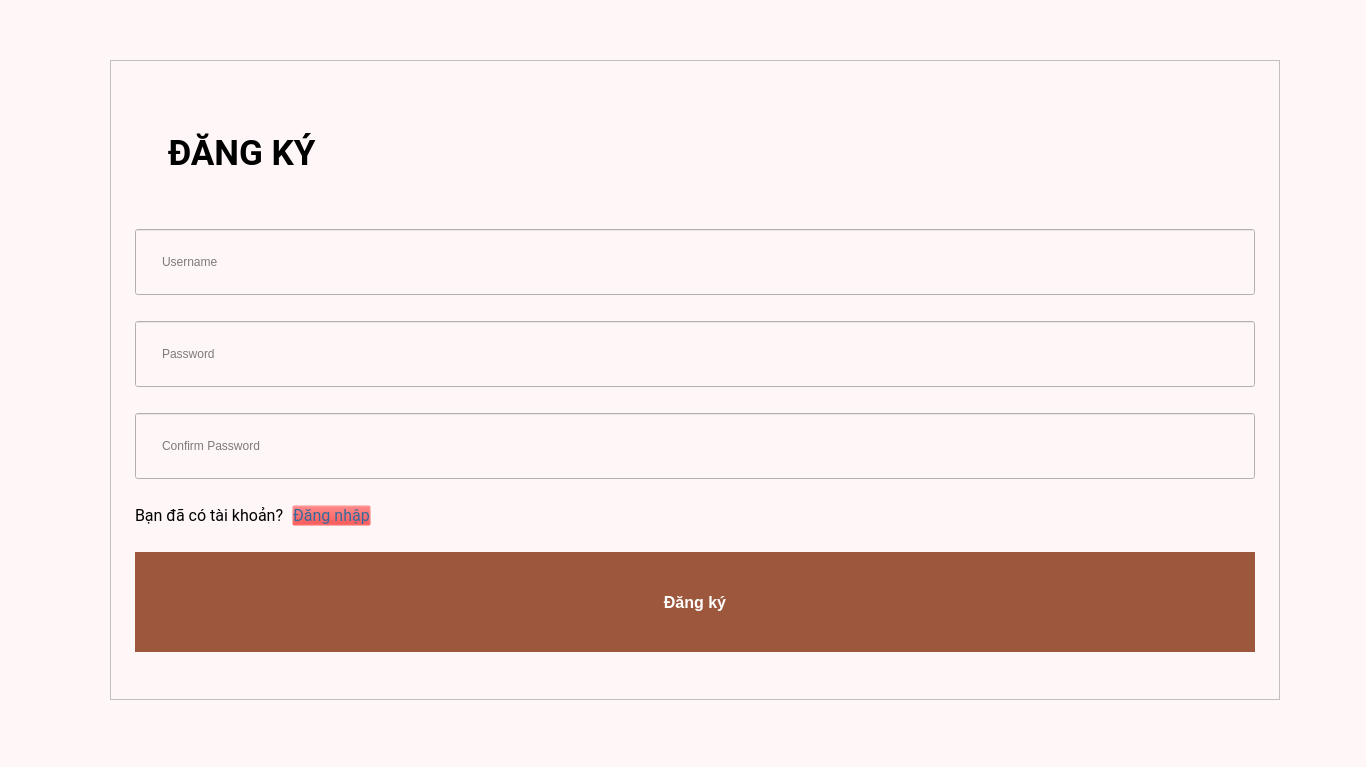
<?xml version="1.0" encoding="UTF-8"?>
<ui version="4.0">
 <class>Form</class>
 <widget class="QWidget" name="Form">
  <property name="geometry">
   <rect>
    <x>0</x>
    <y>0</y>
    <width>1366</width>
    <height>767</height>
   </rect>
  </property>
  <property name="minimumSize">
   <size>
    <width>1366</width>
    <height>767</height>
   </size>
  </property>
  <property name="maximumSize">
   <size>
    <width>1366</width>
    <height>767</height>
   </size>
  </property>
  <property name="windowTitle">
   <string>Form</string>
  </property>
  <property name="styleSheet">
   <string notr="true">background-color: #fef6f7</string>
  </property>
  <widget class="QFrame" name="frame">
   <property name="geometry">
    <rect>
     <x>110</x>
     <y>60</y>
     <width>1170</width>
     <height>640</height>
    </rect>
   </property>
   <property name="minimumSize">
    <size>
     <width>1170</width>
     <height>640</height>
    </size>
   </property>
   <property name="maximumSize">
    <size>
     <width>1170</width>
     <height>640</height>
    </size>
   </property>
   <property name="styleSheet">
    <string notr="true">background-color: #fef6f7;
padding: 24px;</string>
   </property>
   <property name="frameShape">
    <enum>QFrame::StyledPanel</enum>
   </property>
   <property name="frameShadow">
    <enum>QFrame::Raised</enum>
   </property>
   <layout class="QVBoxLayout" name="verticalLayout_2">
    <property name="spacing">
     <number>8</number>
    </property>
    <property name="leftMargin">
     <number>0</number>
    </property>
    <property name="topMargin">
     <number>0</number>
    </property>
    <property name="rightMargin">
     <number>0</number>
    </property>
    <property name="bottomMargin">
     <number>0</number>
    </property>
    <item>
     <widget class="QLabel" name="label">
      <property name="maximumSize">
       <size>
        <width>16777215</width>
        <height>100</height>
       </size>
      </property>
      <property name="font">
       <font>
        <family>Roboto</family>
        <pointsize>26</pointsize>
        <weight>75</weight>
        <bold>true</bold>
       </font>
      </property>
      <property name="styleSheet">
       <string notr="true">font: 26pt &quot;Roboto&quot;;
font-weight: bold</string>
      </property>
      <property name="text">
       <string>ĐĂNG KÝ</string>
      </property>
     </widget>
    </item>
    <item>
     <widget class="QLineEdit" name="input_username">
      <property name="frame">
       <bool>true</bool>
      </property>
      <property name="placeholderText">
       <string>Username</string>
      </property>
     </widget>
    </item>
    <item>
     <widget class="QLineEdit" name="input_password">
      <property name="echoMode">
       <enum>QLineEdit::Password</enum>
      </property>
      <property name="placeholderText">
       <string>Password</string>
      </property>
     </widget>
    </item>
    <item>
     <widget class="QLineEdit" name="input_confirm_password">
      <property name="echoMode">
       <enum>QLineEdit::Password</enum>
      </property>
      <property name="placeholderText">
       <string>Confirm Password</string>
      </property>
     </widget>
    </item>
    <item alignment="Qt::AlignLeft">
     <widget class="QWidget" name="widget" native="true">
      <property name="sizePolicy">
       <sizepolicy hsizetype="Fixed" vsizetype="Fixed">
        <horstretch>0</horstretch>
        <verstretch>0</verstretch>
       </sizepolicy>
      </property>
      <property name="minimumSize">
       <size>
        <width>0</width>
        <height>0</height>
       </size>
      </property>
      <property name="layoutDirection">
       <enum>Qt::LeftToRight</enum>
      </property>
      <layout class="QHBoxLayout" name="horizontalLayout">
       <property name="spacing">
        <number>8</number>
       </property>
       <property name="sizeConstraint">
        <enum>QLayout::SetMinAndMaxSize</enum>
       </property>
       <property name="leftMargin">
        <number>0</number>
       </property>
       <property name="topMargin">
        <number>0</number>
       </property>
       <property name="rightMargin">
        <number>0</number>
       </property>
       <property name="bottomMargin">
        <number>0</number>
       </property>
       <item>
        <widget class="QLabel" name="label_2">
         <property name="enabled">
          <bool>true</bool>
         </property>
         <property name="sizePolicy">
          <sizepolicy hsizetype="Preferred" vsizetype="Fixed">
           <horstretch>0</horstretch>
           <verstretch>0</verstretch>
          </sizepolicy>
         </property>
         <property name="minimumSize">
          <size>
           <width>0</width>
           <height>0</height>
          </size>
         </property>
         <property name="font">
          <font>
           <family>Roboto</family>
           <pointsize>12</pointsize>
           <weight>50</weight>
           <italic>false</italic>
           <bold>false</bold>
          </font>
         </property>
         <property name="styleSheet">
          <string notr="true">font: 12pt &quot;Roboto&quot;;
padding: 0</string>
         </property>
         <property name="text">
          <string>Bạn đã có tài khoản?</string>
         </property>
        </widget>
       </item>
       <item>
        <widget class="QPushButton" name="btn_login">
         <property name="sizePolicy">
          <sizepolicy hsizetype="Preferred" vsizetype="Fixed">
           <horstretch>0</horstretch>
           <verstretch>0</verstretch>
          </sizepolicy>
         </property>
         <property name="maximumSize">
          <size>
           <width>16777215</width>
           <height>16777215</height>
          </size>
         </property>
         <property name="font">
          <font>
           <family>Roboto</family>
           <pointsize>12</pointsize>
           <weight>50</weight>
           <italic>false</italic>
           <bold>false</bold>
          </font>
         </property>
         <property name="cursor">
          <cursorShape>PointingHandCursor</cursorShape>
         </property>
         <property name="styleSheet">
          <string notr="true">color: #356a9c;
background-color: rgba(255, 0, 0, 0);
padding: 0;
font: 12pt &quot;Roboto&quot;;</string>
         </property>
         <property name="text">
          <string>Đăng nhập</string>
         </property>
        </widget>
       </item>
      </layout>
     </widget>
    </item>
    <item>
     <widget class="QPushButton" name="btn_register">
      <property name="font">
       <font>
        <pointsize>-1</pointsize>
        <weight>62</weight>
        <bold>true</bold>
        <underline>false</underline>
        <strikeout>false</strikeout>
       </font>
      </property>
      <property name="styleSheet">
       <string notr="true">	display: inline-block;
    font-weight: 500;
    color: #242e52;
    text-align: center;
    text-decoration: none;
    vertical-align: middle;
    user-select: none;
    background-color: transparent;
    border: 1px solid transparent;
    padding: 0.75rem 1.25rem;
    font-size: .7875rem;
    line-height: 1;
    border-radius: 0.16875rem;
    white-space: nowrap;
	background-color: #9d573c;
    border-color: #9d573c;
    color: #fff;    width: 28%;
    height: 50px;
    font-size: 16px;</string>
      </property>
      <property name="text">
       <string>Đăng ký</string>
      </property>
     </widget>
    </item>
   </layout>
  </widget>
 </widget>
 <resources/>
 <connections/>
</ui>
